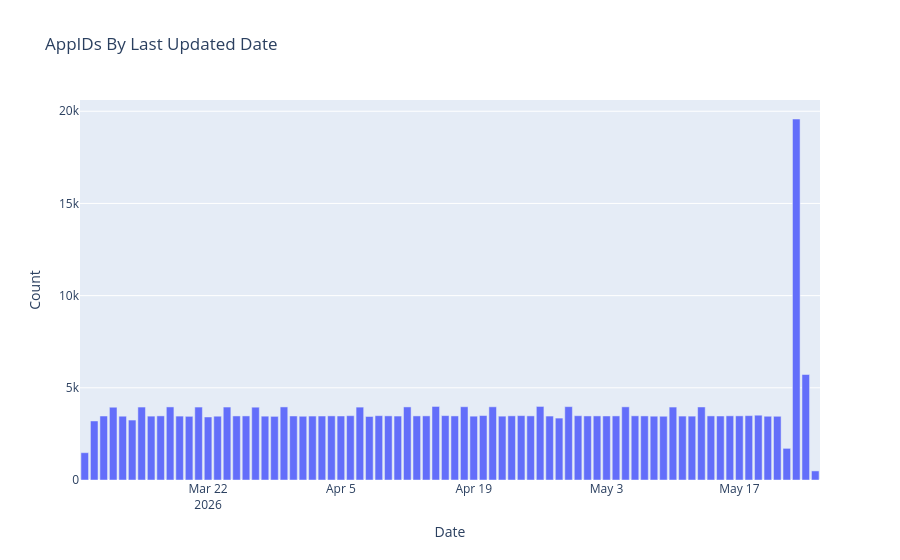

The notebook cell this image was saved under:
### Markdown cell above
## Large numbers of old AppID entries means `refreshsteam.py` needs to be run.  This excludes consistently failed appids.

### Code cell
# https://plot.ly/python/bar-charts/

data = [Bar(
        x=grouped_df['updated_date'],
        y=grouped_df['count']
    )]

layout = Layout(
        title='AppIDs By Last Updated Date',
        xaxis=dict(
            title='Date'
        ),
        yaxis=dict(
            title='Count'
        )
    )

fig = Figure(data=data, layout=layout)

iplot(fig)

### Figure 1 — Plotly figure (JSON) as saved in the notebook; plotly's stock layout.template omitted (floating-point values rounded to 4 significant figures)
{"data": [{"type": "bar", "x": [null, "2026-03-09", "2026-03-10", "2026-03-11", "2026-03-12", "2026-03-13", "2026-03-14", "2026-03-15", "2026-03-16", "2026-03-17", "2026-03-18", "2026-03-19", "2026-03-20", "2026-03-21", "2026-03-22", "2026-03-23", "2026-03-24", "2026-03-25", "2026-03-26", "2026-03-27", "2026-03-28", "2026-03-29", "2026-03-30", "2026-03-31", "2026-04-01", "2026-04-02", "2026-04-03", "2026-04-04", "2026-04-05", "2026-04-06", "2026-04-07", "2026-04-08", "2026-04-09", "2026-04-10", "2026-04-11", "2026-04-12", "2026-04-13", "2026-04-14", "2026-04-15", "2026-04-16", "2026-04-17", "2026-04-18", "2026-04-19", "2026-04-20", "2026-04-21", "2026-04-22", "2026-04-23", "2026-04-24", "2026-04-25", "2026-04-26", "2026-04-27", "2026-04-28", "2026-04-29", "2026-04-30", "2026-05-01", "2026-05-02", "2026-05-03", "2026-05-04", "2026-05-05", "2026-05-06", "2026-05-07", "2026-05-08", "2026-05-09", "2026-05-10", "2026-05-11", "2026-05-12", "2026-05-13", "2026-05-14", "2026-05-15", "2026-05-16", "2026-05-17", "2026-05-18", "2026-05-19", "2026-05-20", "2026-05-21", "2026-05-22", "2026-05-23", "2026-05-24", "2026-05-25"], "y": [45, 1481, 3201, 3470, 3947, 3460, 3251, 3956, 3464, 3477, 3963, 3466, 3454, 3956, 3418, 3460, 3957, 3474, 3475, 3949, 3462, 3452, 3963, 3472, 3458, 3468, 3470, 3477, 3472, 3488, 3953, 3445, 3489, 3479, 3469, 3964, 3476, 3478, 3989, 3492, 3475, 3974, 3462, 3495, 3970, 3463, 3480, 3491, 3478, 3990, 3468, 3358, 3979, 3487, 3474, 3476, 3473, 3476, 3968, 3481, 3475, 3461, 3458, 3956, 3467, 3464, 3961, 3476, 3471, 3481, 3479, 3490, 3514, 3458, 3456, 1716, 19580, 5722, 493]}], "layout": {"title": {"text": "AppIDs By Last Updated Date"}, "xaxis": {"title": {"text": "Date"}}, "yaxis": {"title": {"text": "Count"}}}}
